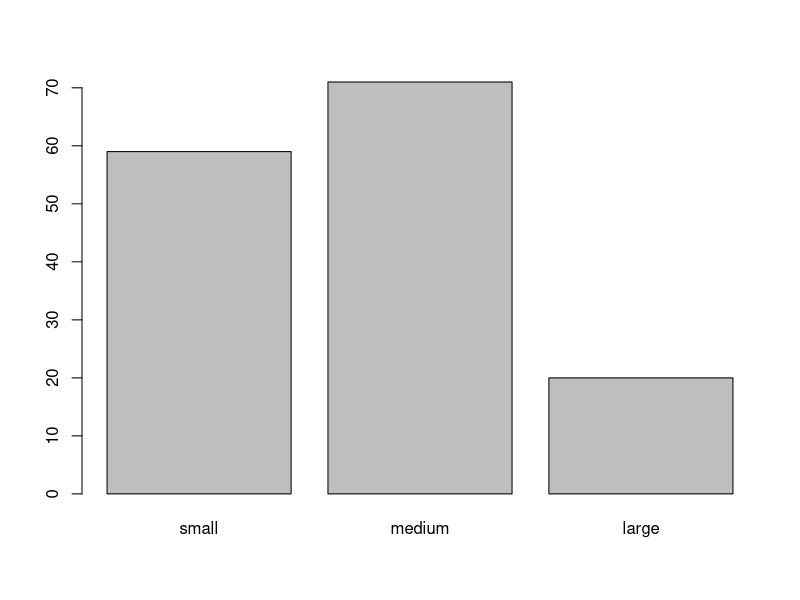
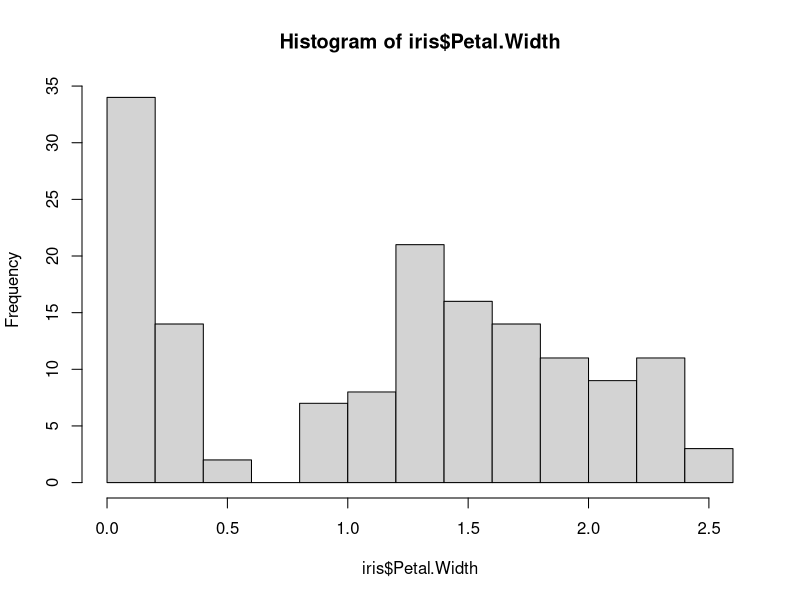
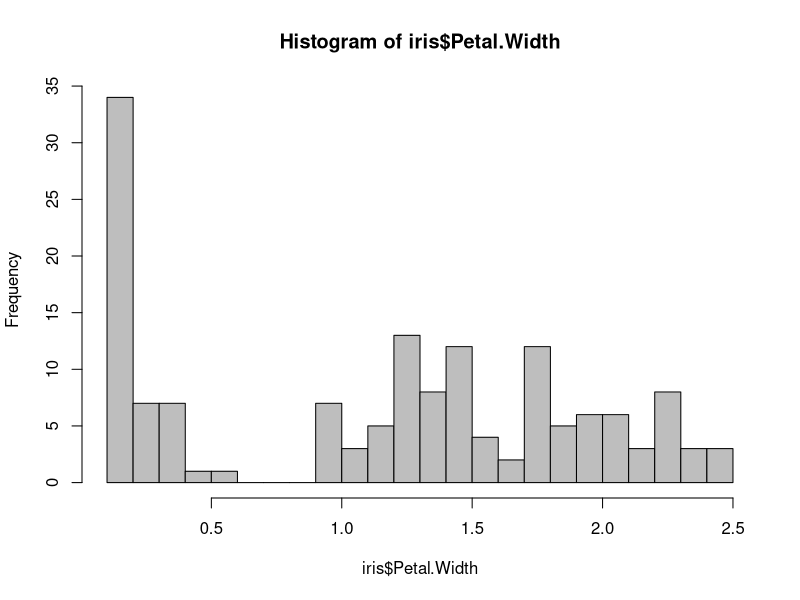
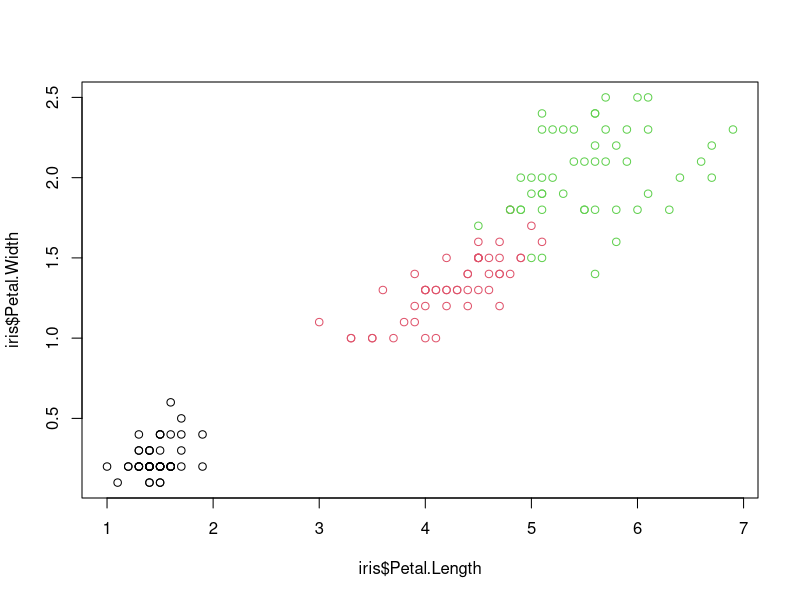
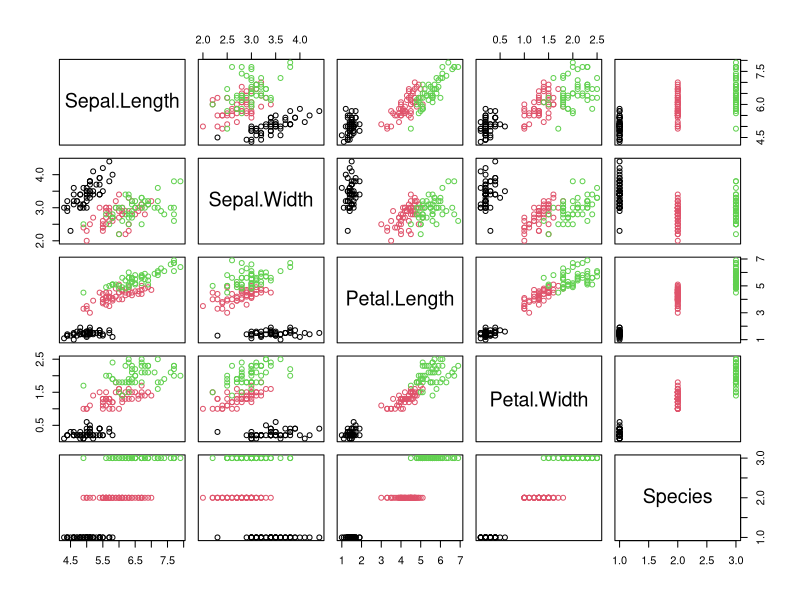
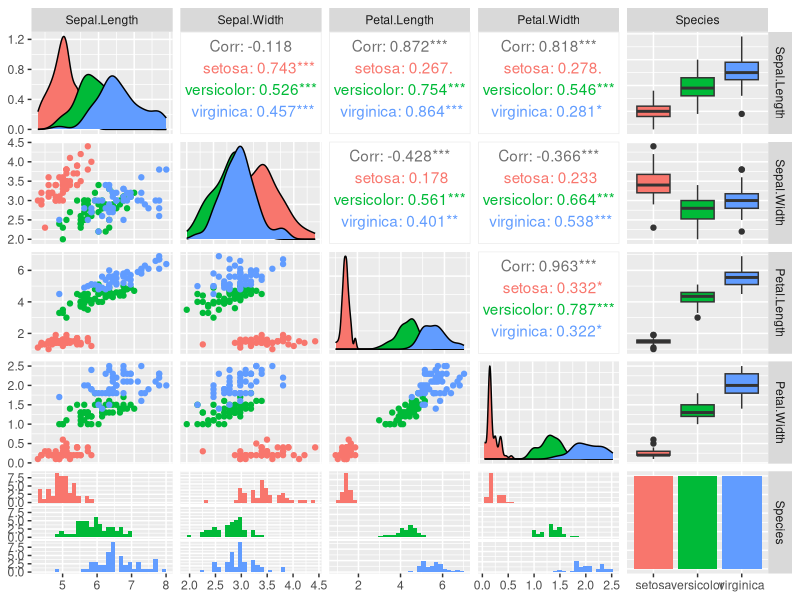
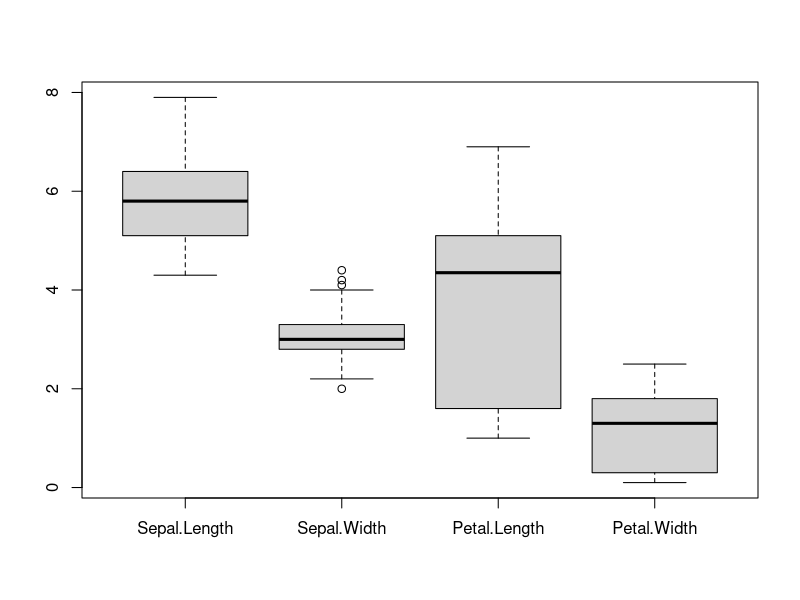
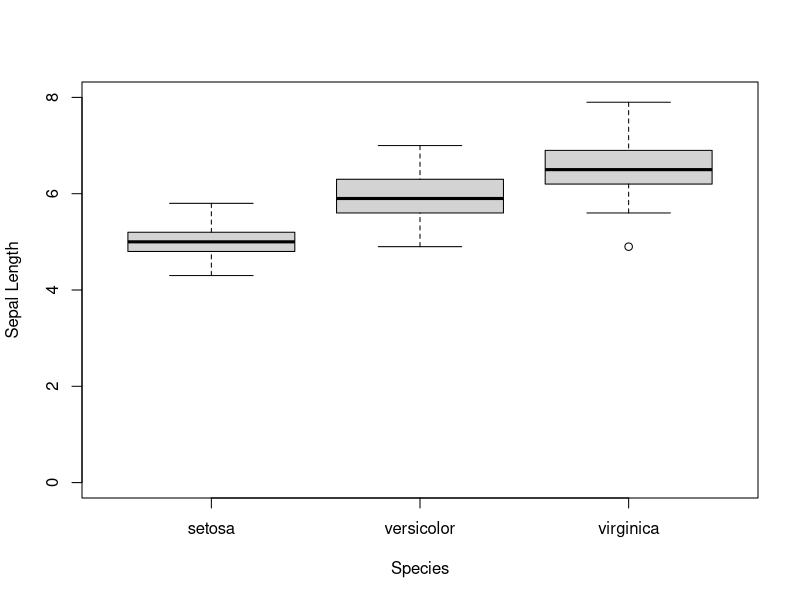

Source code (R) for these figures, in order:
## ---- chunk 1
knitr::opts_chunk$set(echo = TRUE)
## ---- chunk 2
data(iris)
head(iris)
## ---- chunk 3
# Get summary statistics
summary(iris)

# Get mean and standard deviation for sepal length
mean(iris$Sepal.Length)
sd(iris$Sepal.Length)

# Ignore missing values (Note: this data does not contain any, but this is
# what you would do)
mean(iris$Sepal.Length, na.rm = TRUE)

# Robust mean (trim 10% of observations from each end of the distribution)
mean(iris$Sepal.Length, trim = .1)

# Apply mean, sd and median to columns (MARGIN=2)
apply(iris[1:4], MARGIN=2, mean)
apply(iris[1:4], MARGIN=2, median)
apply(iris[1:4], MARGIN=2, sd)
apply(iris[1:4], MARGIN=2, var)
apply(iris[1:4], MARGIN=2, min)
apply(iris[1:4], MARGIN=2, max)
## ---- chunk 4
mad <- function(x) median(abs(x-mean(x)))
apply(iris[1:4], MARGIN=2, mad)
## ---- chunk 5
iris_discrete <- data.frame(
  Sepal.Length= cut(iris$Sepal.Length, breaks=3,
                    labels=c("small", "medium", "large"), ordered=TRUE),
  Sepal.Width= cut(iris$Sepal.Width, breaks=3,
                   labels=c("small", "medium", "large"), ordered=TRUE),
  Petal.Length= cut(iris$Petal.Length, breaks=3,
                    labels=c("small", "medium", "large"), ordered=TRUE),
  Petal.Width= cut(iris$Petal.Width, breaks=3,
                   labels=c("small", "medium", "large"), ordered=TRUE),
  Species = iris$Species
)

head(iris_discrete)
summary(iris_discrete)

# Create some tables
table(iris_discrete$Sepal.Length, iris_discrete$Sepal.Width)
table(iris_discrete$Petal.Length, iris_discrete$Petal.Width)
table(iris_discrete$Petal.Length, iris_discrete$Species)
## ---- chunk 6
tbl <- table(iris_discrete$Sepal.Length, iris_discrete$Sepal.Width)
tbl
chisq.test(tbl)
## ---- chunk 7
fisher.test(tbl)
## ---- chunk 8
table(iris_discrete$Sepal.Length)
barplot(table(iris_discrete$Sepal.Length))
## ---- chunk 9
apply(iris[1:4], MARGIN=2, quantile)
## ---- chunk 10
quantile(iris$Petal.Length)
quantile(iris$Petal.Length)[4] - quantile(iris$Petal.Length)[2]
## ---- chunk 11
# Show the distribution of a single numeric variable
hist(iris$Petal.Width)
hist(iris$Petal.Width, breaks=20, col="grey")
## ---- chunk 12
# Show the relationship between two numeric variables
plot(x=iris$Petal.Length, y=iris$Petal.Width, col=iris$Species)
## ---- chunk 13
# Show the relationship between several numeric variables
pairs(iris, col=iris$Species)
## ---- chunk 14
library("GGally")
ggpairs(iris,  ggplot2::aes(colour=Species))
## ---- chunk 15
# Compare the distribution of several continuous variables
boxplot(iris[,1:4])

# Compare the distribution of a single continuous variables grouped by a nominal variable
boxplot(Sepal.Length ~ Species, data = iris,
        ylab = "Sepal Length", ylim = c(0,8))

# Group-wise averages
aggregate(Sepal.Length ~ Species, data=iris, FUN = mean)
aggregate(Sepal.Width ~ Species, data=iris, FUN = mean)
## ---- chunk 16
e <- ecdf(iris$Petal.Width)
hist(iris$Petal.Width, breaks=20, freq=FALSE, col="gray")
lines(e, col="red", lwd=2)
## ---- chunk 17
iris_matrix <- as.matrix(iris[,1:4])
image(iris_matrix)
## ---- chunk 18
library(seriation) ## for pimage
pimage(iris_matrix, ylab="Object (ordered by species)",
       main="Original values", colorkey=TRUE)

# values smaller than the average are blue and larger ones are red
iris_scaled <- scale(iris_matrix)
pimage(iris_scaled,
       ylab="Object (ordered by species)",
       main="Standard deviations from the feature mean")

# use reordering of features and objects
pimage(iris_scaled, order = seriate(iris_scaled),
       main="Standard deviations (reordered)")
## ---- chunk 19
#' Calculate and visualize the correlation between features
cm1 <- cor(iris_matrix)
cm1

library(seriation) ## for pimage and hmap
pimage(cm1)
hmap(cm1, margin = c(7,7), cexRow = 1, cexCol = 1)

library(corrplot)
corrplot(cm1, method="ellipse")
corrplot(cm1, method=c("ellipse"), order="FPC")
## ---- chunk 20
cor.test(iris$Sepal.Length, iris$Sepal.Width)
cor.test(iris$Petal.Length, iris$Petal.Width) #this one is significant

# Correlation between objects
cm2 <- cor(t(iris_matrix))
pimage(cm2,
       main="Correlation matrix", xlab="Objects", ylab="Objects",
       zlim = c(-1,1),col = bluered(100))
## ---- chunk 21
library(MASS)
parcoord(iris[,1:4], col=iris$Species)

# Reorder with placing correlated features next to each other
library(seriation)
o <- seriate(as.dist(1-cor(iris[,1:4])), method="BBURCG")
get_order(o)
parcoord(iris[,get_order(o)], col=iris$Species)
